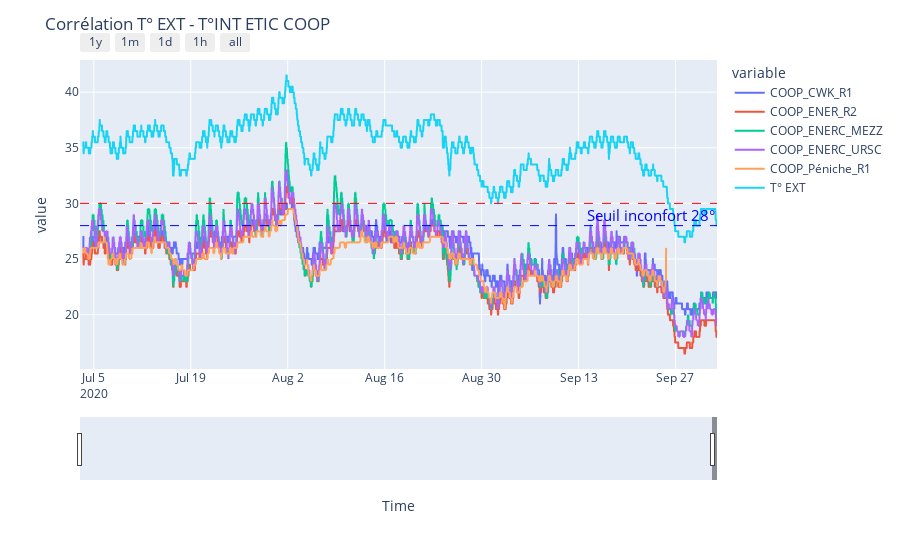

Notebook code for this chart:
### Code cell
import plotly.graph_objects as go
import pandas as pd
import plotly.express as px

y = ['COOP_CWK_R1', 'COOP_ENER_R2', 'COOP_ENERC_MEZZ', 'COOP_ENERC_URSC', 'COOP_Péniche_R1', 'T° EXT']

df = pd.read_csv("temperatures_COOP_Ete2020.csv")
fig = px.line(df, x='Time', y=y)

fig.add_hline(y=28, line_width=1, line_dash="dash", line_color="blue")
fig.add_hline(y=30, line_width=1, line_dash="dash", line_color="red", annotation_text="Seuil inconfort 28°", 
              annotation_position="bottom right",
              annotation_font_size=15,
              annotation_font_color="blue")

              
fig.update_layout(xaxis_range=['2020-07-03','2020-10-03'],
                  title_text="Corrélation T° EXT - T°INT ETIC COOP")
#fig.update_xaxes(rangeslider_visible=True)
fig.update_xaxes(
    rangeslider_visible=True,
    rangeselector=dict(
        buttons=list([
            dict(count=1, label="1y", step="year", stepmode="backward"),
            dict(count=1, label="1m", step="month", stepmode="backward"),
            dict(count=1, label="1d", step="day", stepmode="backward"),
            dict(count=1, label="1h", step="hour", stepmode="todate"),
            dict(step="all")
        ])
    )
)
fig.show()

### Figure 1 — Plotly figure (JSON) as saved in the notebook; plotly's stock layout.template omitted (floating-point values rounded to 4 significant figures; data arrays with more than 128 entries replaced by an {"elided": "..."} marker saying what was removed)
{"data": [{"hovertemplate": "variable=COOP_CWK_R1<br>Time=%{x}<br>value=%{y}<extra></extra>", "legendgroup": "COOP_CWK_R1", "line": {"color": "#636efa", "dash": "solid"}, "marker": {"symbol": "circle"}, "mode": "lines", "name": "COOP_CWK_R1", "showlegend": true, "type": "scattergl", "x": {"elided": "4432 str values"}, "xaxis": "x", "y": {"elided": "4432 float values"}, "yaxis": "y"}, {"hovertemplate": "variable=COOP_ENER_R2<br>Time=%{x}<br>value=%{y}<extra></extra>", "legendgroup": "COOP_ENER_R2", "line": {"color": "#EF553B", "dash": "solid"}, "marker": {"symbol": "circle"}, "mode": "lines", "name": "COOP_ENER_R2", "showlegend": true, "type": "scattergl", "x": {"elided": "4432 str values"}, "xaxis": "x", "y": {"elided": "4432 float values"}, "yaxis": "y"}, {"hovertemplate": "variable=COOP_ENERC_MEZZ<br>Time=%{x}<br>value=%{y}<extra></extra>", "legendgroup": "COOP_ENERC_MEZZ", "line": {"color": "#00cc96", "dash": "solid"}, "marker": {"symbol": "circle"}, "mode": "lines", "name": "COOP_ENERC_MEZZ", "showlegend": true, "type": "scattergl", "x": {"elided": "4432 str values"}, "xaxis": "x", "y": {"elided": "4432 float values"}, "yaxis": "y"}, {"hovertemplate": "variable=COOP_ENERC_URSC<br>Time=%{x}<br>value=%{y}<extra></extra>", "legendgroup": "COOP_ENERC_URSC", "line": {"color": "#ab63fa", "dash": "solid"}, "marker": {"symbol": "circle"}, "mode": "lines", "name": "COOP_ENERC_URSC", "showlegend": true, "type": "scattergl", "x": {"elided": "4432 str values"}, "xaxis": "x", "y": {"elided": "4432 float values"}, "yaxis": "y"}, {"hovertemplate": "variable=COOP_Péniche_R1<br>Time=%{x}<br>value=%{y}<extra></extra>", "legendgroup": "COOP_Péniche_R1", "line": {"color": "#FFA15A", "dash": "solid"}, "marker": {"symbol": "circle"}, "mode": "lines", "name": "COOP_Péniche_R1", "showlegend": true, "type": "scattergl", "x": {"elided": "4432 str values"}, "xaxis": "x", "y": {"elided": "4432 float values"}, "yaxis": "y"}, {"hovertemplate": "variable=T° EXT<br>Time=%{x}<br>value=%{y}<extra></extra>", "legendgroup": "T° EXT", "line": {"color": "#19d3f3", "dash": "solid"}, "marker": {"symbol": "circle"}, "mode": "lines", "name": "T° EXT", "showlegend": true, "type": "scattergl", "x": {"elided": "4432 str values"}, "xaxis": "x", "y": {"elided": "4432 float values"}, "yaxis": "y"}], "layout": {"annotations": [{"font": {"color": "blue", "size": 15}, "showarrow": false, "text": "Seuil inconfort 28°", "x": 1, "xanchor": "right", "xref": "x domain", "y": 30, "yanchor": "top", "yref": "y"}], "legend": {"title": {"text": "variable"}, "tracegroupgap": 0}, "margin": {"t": 60}, "shapes": [{"line": {"color": "blue", "dash": "dash", "width": 1}, "type": "line", "x0": 0, "x1": 1, "xref": "x domain", "y0": 28, "y1": 28, "yref": "y"}, {"line": {"color": "red", "dash": "dash", "width": 1}, "type": "line", "x0": 0, "x1": 1, "xref": "x domain", "y0": 30, "y1": 30, "yref": "y"}], "title": {"text": "Corrélation T° EXT - T°INT ETIC COOP"}, "xaxis": {"anchor": "y", "domain": [0, 1], "range": ["2020-07-03", "2020-10-03"], "rangeselector": {"buttons": [{"count": 1, "label": "1y", "step": "year", "stepmode": "backward"}, {"count": 1, "label": "1m", "step": "month", "stepmode": "backward"}, {"count": 1, "label": "1d", "step": "day", "stepmode": "backward"}, {"count": 1, "label": "1h", "step": "hour", "stepmode": "todate"}, {"step": "all"}]}, "rangeslider": {"visible": true}, "title": {"text": "Time"}}, "yaxis": {"anchor": "x", "domain": [0, 1], "title": {"text": "value"}}}}
